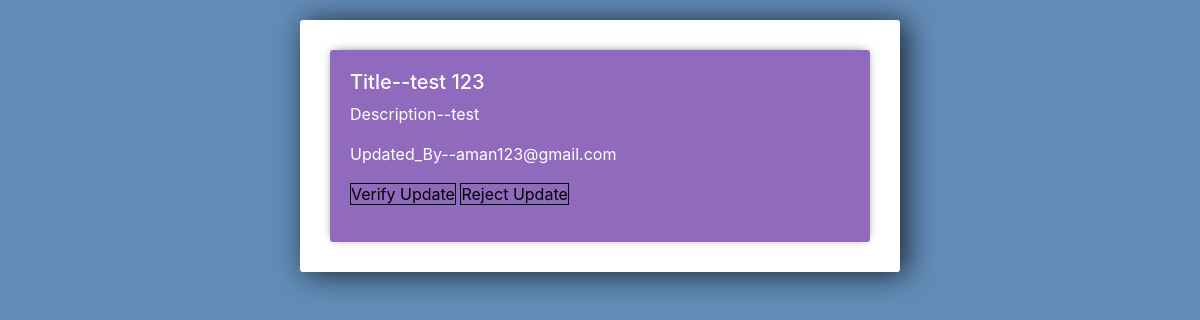
Page /notify (signed in) on the earlier database version.
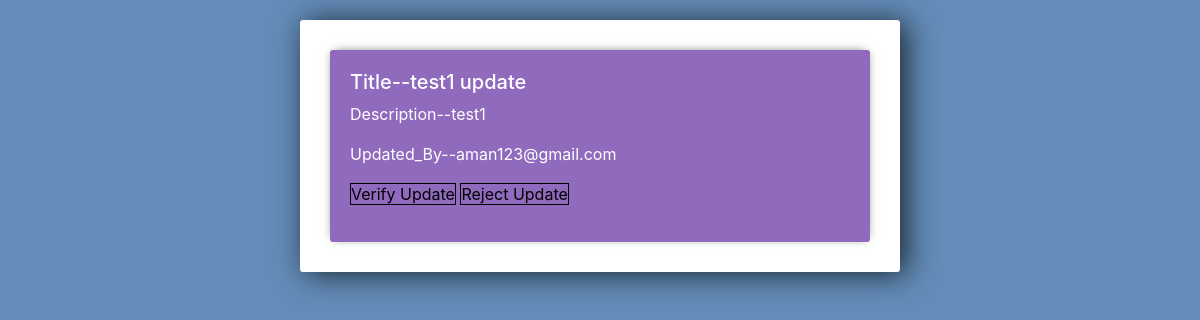
Same page on the later database version.
### todoapp/models.py (models this page shows, shortened)
class SharedTasks(models.Model):
    to_user = models.ForeignKey(User,on_delete=models.CASCADE)
    tasks = models.ForeignKey(Tasks,on_delete=models.CASCADE)
    assigned_by = models.CharField(max_length=100)
    read_only = models.BooleanField(default=False)
    can_update = models.BooleanField(default=False)
    notify = models.BooleanField(default=False)
    title = models.CharField(max_length=100,default='new')
    description = models.CharField(max_length=500,default="new_task")

class User(AbstractBaseUser):
  email = models.EmailField(
      verbose_name='Email',
      max_length=255,
      unique=True,
  )
  password = models.CharField(max_length=200)
  is_email_verified = models.BooleanField(default=False)
  otp = models.IntegerField(null=True,blank=True)
  is_active = models.BooleanField(default=True)
  is_admin = models.BooleanField(default=False)
  created_at = models.DateTimeField(auto_now_add=True)
  updated_at = models.DateTimeField(auto_now=True)
  objects = UserManager()
  USERNAME_FIELD = 'email'
  REQUIRED_FIELDS = ['password']
  def __str__(self):
      return self.email

### todoapp/views.py (the view)
# urls.py: path('notify',views.NotificationForVerification,name='notify'),
def NotificationForVerification(request):
    user_id =request.user.id
    print(user_id)
    data = SharedTasks.objects.filter(assigned_by=user_id,notify=True)
    return render(request,'todoapp/notification.html',{'data':data})

### todoapp/templates/todoapp/notification.html (shortened to what this page needs)
<link rel="stylesheet" href="https://stackpath.bootstrapcdn.com/bootstrap/4.3.1/css/bootstrap.min.css">
<div class="center-column">
	<div class="todo-list">
	{% for d in data %}
    <div class="item-row">
        <form method="POST">
            <h5>Title--{{d.title}}</h5>
            <p>Description--{{d.description}}</p>
            <p>Updated_By--{{d.to_user}}</p>
            <a style="color: black;border: 1px solid black;" href="{% url 'verify' d.id %}">Verify Update</a>
            <a style="color: black;border: 1px solid black;" href="{% url 'reject' d.id %}">Reject Update</a>
        </form>
    </div>
	{% endfor %}
	</div>
</div>

Differences in the rows shown:
removed SharedTasks: title "test 123", description "test", to_user "aman123@gmail.com"
added SharedTasks: title "test1 update", description "test1", to_user "aman123@gmail.com"
